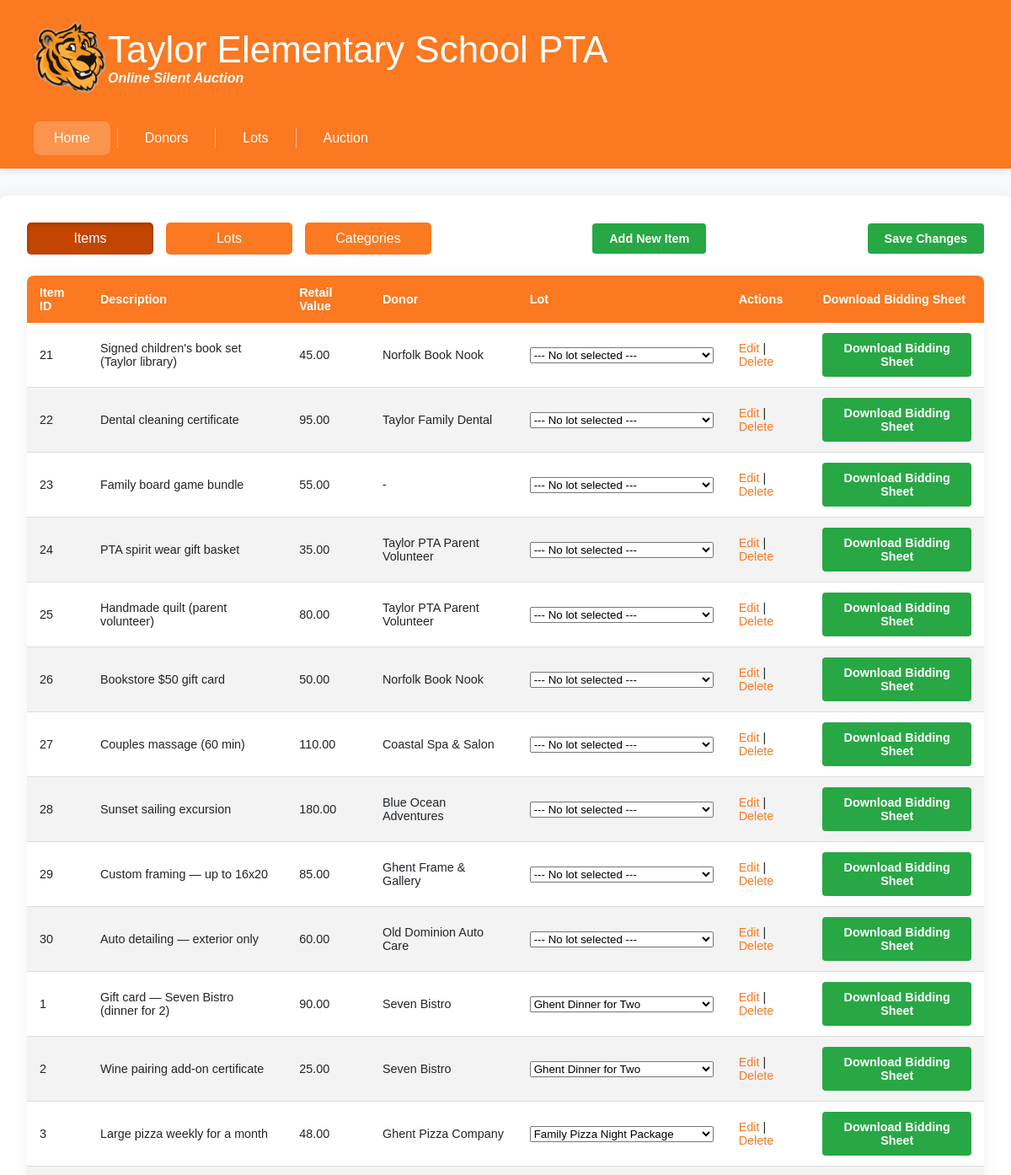
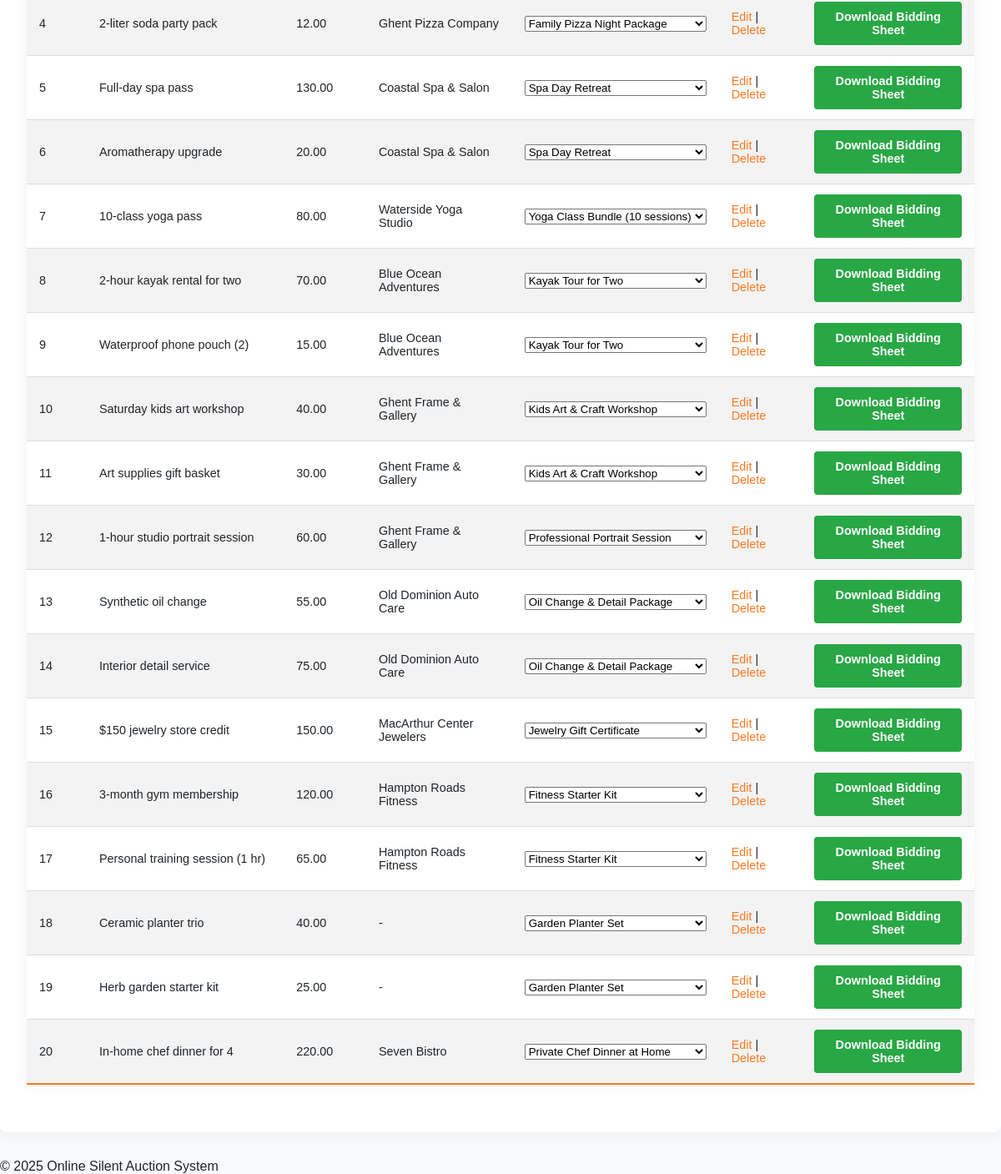
Screenshot of /original-immutable/silent_auction_merged/lots/items.php with the database file from the repository (2 pictures, top to bottom).
### tables this page shows
CREATE TABLE Item (ItemID INT NOT NULL AUTO_INCREMENT, Description VARCHAR(75), RetailValue DECIMAL(10,2), DonorID INT, LotID INT, PRIMARY KEY (ItemID));

CREATE TABLE Donor (DonorID INT NOT NULL AUTO_INCREMENT, BusinessName VARCHAR(75), ContactName VARCHAR(75), ContactEmail VARCHAR(200), ContactTitle VARCHAR(75), Address VARCHAR(75), City VARCHAR(30), State VARCHAR(2), ZipCode VARCHAR(5), TaxReceipt BOOLEAN, PRIMARY KEY (DonorID));

### original-immutable/silent_auction_merged/data/db_items.php (called while the page is built, shortened)
<?php
function get_items()
{
    $conn = db_connect('ro');
    $items = [];
    try {
        $sql1 = "SELECT i.ItemID, i.Description, i.RetailValue, i.DonorID, i.LotID, d.BusinessName, l.Description AS 'LotDescription'
            FROM item i
            LEFT JOIN donor d ON i.DonorID = d.DonorID
            LEFT JOIN lot l ON i.LotID = l.LotID
            WHERE i.LotID IS NULL
            ORDER BY i.ItemID ASC;";
        $stmt1 = $conn->prepare($sql1);
        $stmt1->execute();
        $items = array_merge($items, $stmt1->fetchAll(PDO::FETCH_ASSOC));
    } catch (PDOException $e) {
        return false;
    }
    try {
        $sql2 = "SELECT i.ItemID, i.Description, i.RetailValue, i.DonorID, i.LotID, d.BusinessName, l.Description AS 'LotDescription'
            FROM item i
            LEFT JOIN donor d ON i.DonorID = d.DonorID
            LEFT JOIN lot l ON i.LotID = l.LotID
            WHERE i.LotID IS NOT NULL
            ORDER BY i.ItemID ASC;";
        $stmt2 = $conn->prepare($sql2);
        $stmt2->execute();
        $items = array_merge($items, $stmt2->fetchAll(PDO::FETCH_ASSOC));
    } catch (PDOException $e) {
        return false;
    }
    return $items;
}
?>
<?php
function get_lot_descriptions()
{
    $conn = db_connect('ro');
    $lot_descriptions = [];
    try {
        $sql = "SELECT LotID, Description FROM lot;";
        $stmt = $conn->prepare($sql);
        $stmt->execute();
        $lot_descriptions = $stmt->fetchAll(PDO::FETCH_ASSOC);
    } catch (PDOException $e) {
        return false;
    }
    return $lot_descriptions;
}
?>

### original-immutable/silent_auction_merged/includes/utils/format.php (called while the page is built, shortened)
<?php
function format_or_dash($value): string
{
    if ($value === null || $value === '') {
        return '-';
    }
    return htmlspecialchars((string)$value);
}

### original-immutable/silent_auction_merged/includes/ui/select_lot.php (called while the page is built)
<?php
require_once __DIR__ . '/select.php';
function select_lot(array $lot_descriptions, $item_id, $active_lot_id): string
{
    if (empty($active_lot_id)) {
        $active_lot_id = -1;
    }
    return __select(
        'lot',
        'LotID[' . $item_id . ']',
        $lot_descriptions,
        $active_lot_id,
        'LotID',
        'Description',
        [
            'emptyValue' => '-1',
            'emptyLabel' => '--- No lot selected ---',
        ]
    );
}

### original-immutable/silent_auction_merged/includes/lots_subnav.php (called while the page is built, shortened)
<?php
require_once __DIR__ . '/ui/subnav.php';
require_once __DIR__ . '/ui/button.php';
function render_lots_subnav(): string
{
    $base = BASE_URL;
    $currentPath = $_SERVER['REQUEST_URI'] ?? '';
    $currentPathArray = explode('/', $currentPath);
    $location = '';
    $sublocation = '';
    $lastelement = end($currentPathArray);
    $route = $lastelement ?? '';
    $filename = explode('?', $route)[0];
    switch ($filename) {
        case 'items.php':
            $location = 'items';
            break;
    }
    $tabs = [
        'items' => ['label' => 'Items', 'href' => "$base/lots/items.php"],
        'lots' => ['label' => 'Lots', 'href' => "$base/lots/lots.php"],
        'categories' => ['label' => 'Categories', 'href' => "$base/lots/categories.php"],
    ];
    $actionHtml = '';
    switch ($location) {
        case 'items':
            if ($sublocation !== 'edit_item' && $sublocation !== 'delete_item') {
                $actionHtml = render_link_button('Add New Item', "$base/lots/edit_item.php");
                $actionHtml .= ' ' . render_submit_button('Save Changes', 'success', [
                    'form' => 'items-lot-form',
                    'name' => 'save_lot_changes',
                ]);
            }
            break;
    }
    return render_subnav($tabs, $location, $actionHtml);
}

### original-immutable/silent_auction_merged/includes/page_layout.php (called while the page is built, shortened)
<?php
require_once __DIR__ . '/header.php';
require_once __DIR__ . '/footer.php';
require_once __DIR__ . '/lots_subnav.php';
function render_page(string $title, string $content, array $options = []): string
{
    $subnav = $options['subnav'] ?? null;
    $flash = $options['flash'] ?? false;
    $html = render_header($title);
    if ($subnav === 'lots') {
        $html .= render_lots_subnav();
    } elseif ($subnav === 'donors') {
        $html .= render_donors_subnav();
    }
    if ($flash) {
        $html .= render_flash_messages();
    }
    $html .= $content;
    $html .= render_footer();
    return $html;
}

### original-immutable/silent_auction_merged/includes/ui/select.php (the view, shortened to what this page needs)
<?php
function __select(
    string $label,
    string $name,
    array $options,
    $active_option_id,
    string $id_key_name,
    string $description_key_name,
    array $config = []
): string {
    $emptyValue = $config['emptyValue'] ?? 'NULL';
    $cssClass = $config['cssClass'] ?? '';
    $dataAttrs = $config['dataAttrs'] ?? [];
    $useNameAsId = $config['useNameAsId'] ?? false;
    $classAttr = $cssClass ? " class='" . htmlspecialchars($cssClass) . "'" : '';
    $dataAttrStr = '';
    $idAttr = $useNameAsId ? " id='" . htmlspecialchars($name) . "'" : '';
    $result = "<select name='" . htmlspecialchars($name) . "'$classAttr$dataAttrStr$idAttr>";
    $isEmpty = ($active_option_id === null || $active_option_id === '' || $active_option_id === $emptyValue || $active_option_id === -1 || $active_option_id === '-1');
    $defaultLabel = $config['emptyLabel'] ?? ('--- No ' . strtolower($label) . ' selected ---');
    $default_option = "<option value='" . htmlspecialchars((string)$emptyValue) . "'";
    $default_option .= $isEmpty ? " selected" : "";
    $default_option .= ">" . htmlspecialchars($defaultLabel) . "</option>";
    $result .= $default_option;
    foreach ($options as $option) {
        $optionId = $option[$id_key_name];
        $selected = ($optionId == $active_option_id && !$isEmpty) ? " selected" : "";
        $result .= "<option value='" . htmlspecialchars((string)$optionId) . "'$selected>";
        $result .= htmlspecialchars((string)$option[$description_key_name]);
        $result .= "</option>";
    }
    $result .= "</select>";
    return $result;
}

### original-immutable/silent_auction_merged/includes/ui/table.php (shortened to what this page needs)
<?php
require_once __DIR__ . '/../utils/format.php';
require_once __DIR__ . '/table_shell.php';
require_once __DIR__ . '/action_links.php';
require_once __DIR__ . '/button.php';
include 'select_lot.php';
function render_items_table($items, $lot_descriptions): string
{
    $base = BASE_URL;
    $head = "<tr>";
    $head .= "<th>Item ID</th><th>Description</th><th>Retail Value</th><th>Donor</th>";
    $head .= "<th>Lot</th><th>Actions</th><th>Download Bidding Sheet</th>";
    $head .= "</tr>";
    $body = '';
    if (is_array($items)) {
        foreach ($items as $item) {
            $item_id = $item['ItemID'];
            $body .= "<tr>";
            $body .= "<td>" . htmlspecialchars((string)$item_id) . "</td>";
            $body .= "<td>" . format_or_dash($item['Description'] ?? null) . "</td>";
            $body .= "<td>" . format_or_dash($item['RetailValue'] ?? null) . "</td>";
            $body .= "<td>" . format_or_dash($item['BusinessName'] ?? null) . "</td>";
            $body .= "<td>" . select_lot($lot_descriptions, $item_id, $item['LotID']) . "</td>";
            $body .= "<td>" . render_action_links([
                'Edit' => "$base/lots/edit_item.php?ItemID=$item_id",
                'Delete' => "$base/lots/delete_item.php?ItemID=$item_id",
            ]) . "</td>";
            $body .= "<td>" . render_link_button(
                'Download Bidding Sheet',
                "$base/lots/bidding_sheet.php?ItemID=$item_id",
                'success',
                ['target' => '_blank']
            ) . "</td>";
            $body .= "</tr>";
        }
    }
    $table = render_data_table($head, $body, $items, 'No items found');
    return "<form id='items-lot-form' method='post' action='items.php'>$table</form>";
}

### original-immutable/silent_auction_merged/includes/ui/action_links.php
<?php
function render_action_links(array $links): string
{
    $parts = [];
    foreach ($links as $label => $href) {
        $parts[] = "<a href='" . htmlspecialchars($href) . "'>" . htmlspecialchars($label) . "</a>";
    }
    return implode(' | ', $parts);
}

### original-immutable/silent_auction_merged/includes/ui/button.php
<?php
function render_link_button(string $label, string $href, string $variant = 'success', array $attrs = []): string
{
    $class = 'btn btn-' . htmlspecialchars($variant);
    $attrStr = '';
    foreach ($attrs as $key => $value) {
        $attrStr .= ' ' . htmlspecialchars($key) . "='" . htmlspecialchars((string)$value) . "'";
    }
    return "<a href='" . htmlspecialchars($href) . "' class='$class'$attrStr>" . htmlspecialchars($label) . "</a>";
}
function render_submit_button(string $label, string $variant = 'success', array $attrs = []): string
{
    $class = 'btn btn-' . htmlspecialchars($variant);
    $attrStr = '';
    foreach ($attrs as $key => $value) {
        $attrStr .= ' ' . htmlspecialchars($key) . "='" . htmlspecialchars((string)$value) . "'";
    }
    return "<button type='submit' class='$class'$attrStr>" . htmlspecialchars($label) . "</button>";
}

### original-immutable/silent_auction_merged/css/global.css (style rules this page uses)
:root { --accent: #26bee7; --accent-10: #e6faff; --accent-20: #c6f0fb; --accent-30: #a6e6f7; --accent-40: #86dcf3; --accent-50: #66d2ef; --accent-60: #46c8eb; --accent-70: var(--accent); --accent-80: #20a3c7; --accent-90: #1989a7; --accent-100: #136e86; --accent-110: #0d5366; --accent-120: #063946; --accent-130: #001e26; --brand: #fa7921; --brand-10: #fff4ed; --brand-20: #ffdbcc; --brand-30: #ffc2a6; --brand-40: #fea680; --brand-50: #fa7921; --brand-60: #e65f0a; --brand-70: var(--brand); --brand-80: #c24500; --brand-90: #9e3600; --brand-100: #7a2a00; --gray-100: #f8f9fa; --gray-200: #e9ecef; --gray-300: #dee2e6; --gray-800: #343a40; --gray-900: #212529; --fz-2: 0.75rem; --fz-1: 0.875rem; --fz0: 1rem; --fz1: 1.25rem; --fz2: 1.5rem; --fz3: 1.75rem; --fz4: 2rem; --fz5: 2.375rem; --fz6: 2.75rem; --fz7: 3.125rem; --baseline: 0.5rem; --space-025: 0.125rem; --space-050: 0.25rem; --space-075: 0.375rem; --space-100: var(--baseline); --space-150: 0.75rem; --space-200: 1rem; --space-250: 1.25rem; --space-300: 1.5rem; --space-400: 2rem; --space-500: 2.5rem; --space-600: 3rem; --space-800: 4rem; --space-1100: 5.5rem; --space-1700: 8.5rem; }
* { box-sizing: border-box; margin: 0; padding: 0; }
body { display: grid; grid-template-rows: auto 1fr auto; min-height: 100vh; grid-template-areas: 'header' 'main' 'footer'; background-color: var(--gray-100); font-family: 'work-sans', sans-serif; color: var(--gray-900); }
a { text-decoration: none; color: var(--brand); transition: color 0.2s; }
.template-table thead tr { background-color: var(--brand-50); color: #ffffff; text-align: left; }
.template-table th, .template-table td { padding: 12px 15px; }
.template-table tbody tr { border-bottom: 1px solid #dddddd; }
.template-table tbody tr:nth-of-type(even) { background-color: #f3f3f3; }
.template-table tbody tr:last-of-type { border-bottom: 2px solid var(--brand-50); }
.btn { display: inline-block; padding: 10px 20px; border: none; border-radius: 4px; cursor: pointer; font-family: 'work-sans', sans-serif; font-weight: 600; text-align: center; transition: background-color 0.2s, transform 0.1s; font-size: 0.9rem; }
.btn-success { background-color: #28a745; color: white; }

### rows the page displays
item: ItemID "21", Description "Signed children's book set (Taylor library)", RetailValue "45.00", DonorID.BusinessName "Norfolk Book Nook", label "Edit Delete", ItemID "|"
item: ItemID "22", Description "Dental cleaning certificate", RetailValue "95.00", DonorID.BusinessName "Taylor Family Dental", label "Edit Delete", ItemID "|"
item: ItemID "23", Description "Family board game bundle", RetailValue "55.00", DonorID.BusinessName "-", label "Edit Delete", ItemID "|"
item: ItemID "24", Description "PTA spirit wear gift basket", RetailValue "35.00", DonorID.BusinessName "Taylor PTA Parent Volunteer", label "Edit Delete", ItemID "|"
item: ItemID "25", Description "Handmade quilt (parent volunteer)", RetailValue "80.00", DonorID.BusinessName "Taylor PTA Parent Volunteer", label "Edit Delete", ItemID "|"
item: ItemID "26", Description "Bookstore $50 gift card", RetailValue "50.00", DonorID.BusinessName "Norfolk Book Nook", label "Edit Delete", ItemID "|"
item: ItemID "27", Description "Couples massage (60 min)", RetailValue "110.00", DonorID.BusinessName "Coastal Spa & Salon", label "Edit Delete", ItemID "|"
item: ItemID "28", Description "Sunset sailing excursion", RetailValue "180.00", DonorID.BusinessName "Blue Ocean Adventures", label "Edit Delete", ItemID "|"
item: ItemID "29", Description "Custom framing — up to 16x20", RetailValue "85.00", DonorID.BusinessName "Ghent Frame & Gallery", label "Edit Delete", ItemID "|"
item: ItemID "30", Description "Auto detailing — exterior only", RetailValue "60.00", DonorID.BusinessName "Old Dominion Auto Care", label "Edit Delete", ItemID "|"
item: ItemID "1", Description "Gift card — Seven Bistro (dinner for 2)", RetailValue "90.00", DonorID.BusinessName "Seven Bistro", label "Edit Delete", ItemID "|"
item: ItemID "2", Description "Wine pairing add-on certificate", RetailValue "25.00", DonorID.BusinessName "Seven Bistro", label "Edit Delete", ItemID "|"
item: ItemID "3", Description "Large pizza weekly for a month", RetailValue "48.00", DonorID.BusinessName "Ghent Pizza Company", label "Edit Delete", ItemID "|"
item: ItemID "4", Description "2-liter soda party pack", RetailValue "12.00", DonorID.BusinessName "Ghent Pizza Company", label "Edit Delete", ItemID "|"
item: ItemID "5", Description "Full-day spa pass", RetailValue "130.00", DonorID.BusinessName "Coastal Spa & Salon", label "Edit Delete", ItemID "|"
item: ItemID "6", Description "Aromatherapy upgrade", RetailValue "20.00", DonorID.BusinessName "Coastal Spa & Salon", label "Edit Delete", ItemID "|"
item: ItemID "7", Description "10-class yoga pass", RetailValue "80.00", DonorID.BusinessName "Waterside Yoga Studio", label "Edit Delete", ItemID "|"
item: ItemID "8", Description "2-hour kayak rental for two", RetailValue "70.00", DonorID.BusinessName "Blue Ocean Adventures", label "Edit Delete", ItemID "|"
item: ItemID "9", Description "Waterproof phone pouch (2)", RetailValue "15.00", DonorID.BusinessName "Blue Ocean Adventures", label "Edit Delete", ItemID "|"
item: ItemID "10", Description "Saturday kids art workshop", RetailValue "40.00", DonorID.BusinessName "Ghent Frame & Gallery", label "Edit Delete", ItemID "|"
item: ItemID "11", Description "Art supplies gift basket", RetailValue "30.00", DonorID.BusinessName "Ghent Frame & Gallery", label "Edit Delete", ItemID "|"
item: ItemID "12", Description "1-hour studio portrait session", RetailValue "60.00", DonorID.BusinessName "Ghent Frame & Gallery", label "Edit Delete", ItemID "|"
item: ItemID "13", Description "Synthetic oil change", RetailValue "55.00", DonorID.BusinessName "Old Dominion Auto Care", label "Edit Delete", ItemID "|"
item: ItemID "14", Description "Interior detail service", RetailValue "75.00", DonorID.BusinessName "Old Dominion Auto Care", label "Edit Delete", ItemID "|"
item: ItemID "15", Description "$150 jewelry store credit", RetailValue "150.00", DonorID.BusinessName "MacArthur Center Jewelers", label "Edit Delete", ItemID "|"
item: ItemID "16", Description "3-month gym membership", RetailValue "120.00", DonorID.BusinessName "Hampton Roads Fitness", label "Edit Delete", ItemID "|"
item: ItemID "17", Description "Personal training session (1 hr)", RetailValue "65.00", DonorID.BusinessName "Hampton Roads Fitness", label "Edit Delete", ItemID "|"
item: ItemID "18", Description "Ceramic planter trio", RetailValue "40.00", DonorID.BusinessName "-", label "Edit Delete", ItemID "|"
item: ItemID "19", Description "Herb garden starter kit", RetailValue "25.00", DonorID.BusinessName "-", label "Edit Delete", ItemID "|"
item: ItemID "20", Description "In-home chef dinner for 4", RetailValue "220.00", DonorID.BusinessName "Seven Bistro", label "Edit Delete", ItemID "|"

### other values shown
$label "Items"
$label "Lots"
$label "Categories"
$label "Add New Item"
$label "Save Changes"
form field value "--- No lot selected ---"
